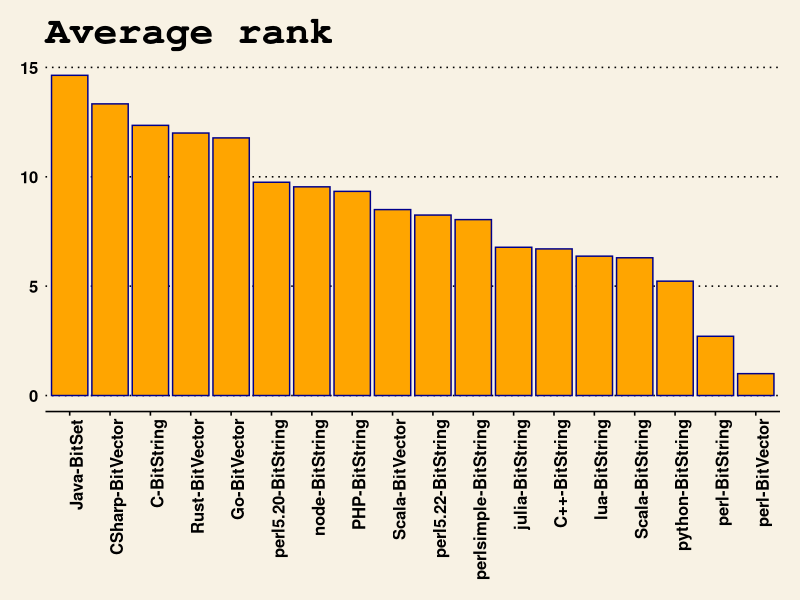

Here is the R script that generated this plot:
library("ggplot2")
library("ggthemes")

# Load files
ranks <- read.csv('ranks.csv')

rank.plot <- ggplot( ranks, aes(x=reorder(LanguageData,AvgRank), y=16-AvgRank))+ geom_bar(stat='identity',fill='orange',color='darkblue')+ theme_wsj() + theme(axis.text.x = element_text(angle = 90, hjust = 1))+labs(title='Average rank',x='Language+Data Structure',y='16-average rank')

